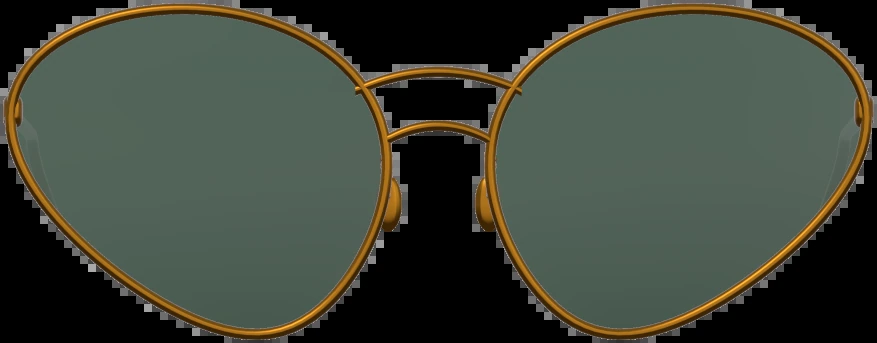
#> input picture data/catalog/cutouts/TO-AVI-01.webp, 877 x 343 px
$ python -i detect_frames.py   (imports and definitions only)
#> lines starting #> are read from the running program, lines starting #| are printed output that depends on the picture; after the words box and inside, x2 and y2 are one past the last pixel; in counts of white or black regions, pixels touching at a corner belong together
"""
Frame-shape detection with OpenCV (CPU only). Works on one decoded image at a time:
    from detect_frames import load_image, detect
    result, lens_contours = detect(load_image(jpeg_bytes))
Finds the two lenses, measures their geometry (aspect ratio, extent, ellipse fit, corner profile, taper,
left/right symmetry) and returns a shape or "unknown" when the image is not reliable enough.
"""
import argparse, json, math, sqlite3, sys, time
import cv2
import numpy as np

SIZE = 480                      # working resolution (longest side)
SHAPES = ["aviator", "wayfarer", "round", "rectangle", "square", "cat-eye", "oval", "geometric", "unknown"]


# ----------------------------------------------------------------------------- loading
# [7 lines left out: function load_image, not called in this run]


# ----------------------------------------------------------------------------- lens candidates
def _cells_from_mask(mask, H, W):
    """Closed regions that are NOT part of `mask` and do not leak to the image border."""
    free = cv2.bitwise_not(mask)
    n, lab, stats, cent = cv2.connectedComponentsWithStats(free, connectivity=4)
    out = []
    for i in range(1, n):
        x, y, w, h, a = stats[i]
        if a < 0.012 * H * W or a > 0.30 * H * W:
            continue
        if x <= 1 or y <= 1 or x + w >= W - 1 or y + h >= H - 1:
            continue                                  # leaks to border -> background
        m = (lab == i).astype(np.uint8) * 255
        cs, _ = cv2.findContours(m, cv2.RETR_EXTERNAL, cv2.CHAIN_APPROX_NONE)
        if cs:
            out.append(max(cs, key=cv2.contourArea))
    return out


def _filled_rings(mask, H, W, close_k=7):
    """Fill closed frame loops, then delete thin parts (temples, bridge, text) with an opening.
    What remains are lens-sized blobs = lens + rim outline. Internal edges seen *through* the lens no longer matter."""
    m = cv2.morphologyEx(mask, cv2.MORPH_CLOSE, cv2.getStructuringElement(cv2.MORPH_ELLIPSE, (close_k, close_k)))
    pad = cv2.copyMakeBorder(m, 1, 1, 1, 1, cv2.BORDER_CONSTANT, value=0)
    ff = pad.copy(); fm = np.zeros((H + 4, W + 4), np.uint8)
    cv2.floodFill(ff, fm, (0, 0), 255)                    # background reachable from outside
    filled = (pad | cv2.bitwise_not(ff))[1:-1, 1:-1]
    k = max(9, int(0.05 * SIZE)) | 1
    op = cv2.morphologyEx(filled, cv2.MORPH_OPEN, cv2.getStructuringElement(cv2.MORPH_ELLIPSE, (k, k)))
    n, lb, st, _ = cv2.connectedComponentsWithStats(op, connectivity=8)
    out = []
    for i in range(1, n):
        x, y, w, h, a = st[i]
        if a < 0.012 * H * W or a > 0.45 * H * W or x <= 1 or y <= 1 or x + w >= W - 1 or y + h >= H - 1:
            continue
        mm = (lb == i).astype(np.uint8) * 255
        if w > 1.7 * h:                                    # two rims fused: skip (splitting invents wedge shapes)
            continue
        cs, _ = cv2.findContours(mm, cv2.RETR_EXTERNAL, cv2.CHAIN_APPROX_NONE)
        if cs:
            out.append(max(cs, key=cv2.contourArea))
    return out


def lens_candidates(im):
    """Return candidate lens contours from several complementary masks."""
    H, W = im.shape[:2]
    lab = cv2.cvtColor(im, cv2.COLOR_BGR2LAB)
    gray = cv2.cvtColor(im, cv2.COLOR_BGR2GRAY)
    cands = []

    # (1) thin structures of any colour/polarity: difference to a heavy median background
    bg = cv2.medianBlur(cv2.GaussianBlur(im, (5, 5), 0), 41)
    bglab = cv2.cvtColor(bg, cv2.COLOR_BGR2LAB).astype(np.int16)
    d = np.abs(lab.astype(np.int16) - bglab)
    d = (d[..., 0] + 0.5 * d[..., 1] + 0.5 * d[..., 2])
    for thr in (14, 22, 32):
        mask_raw = (d > thr).astype(np.uint8) * 255
        m = cv2.morphologyEx(mask_raw, cv2.MORPH_CLOSE, cv2.getStructuringElement(cv2.MORPH_ELLIPSE, (5, 5)))
        cands += [("thin%d" % thr, c) for c in _cells_from_mask(m, H, W)]
        for ck in (3, 7):
            cands += [("ring%d" % thr, c) for c in _filled_rings(mask_raw, H, W, ck)]

    # (2) big dark blobs (solid dark lenses)
    g = cv2.GaussianBlur(gray, (5, 5), 0)
    for thr in (45, 70):
        m = (g < thr).astype(np.uint8) * 255
        m = cv2.morphologyEx(m, cv2.MORPH_OPEN, cv2.getStructuringElement(cv2.MORPH_ELLIPSE, (5, 5)))
        n, lb, st, _ = cv2.connectedComponentsWithStats(m, connectivity=8)
        for i in range(1, n):
            x, y, w, h, a = st[i]
            if a < 0.012 * H * W or x <= 1 or y <= 1 or x + w >= W - 1 or y + h >= H - 1:
                continue
            mm = (lb == i).astype(np.uint8) * 255
            cs, _ = cv2.findContours(mm, cv2.RETR_EXTERNAL, cv2.CHAIN_APPROX_NONE)
            if cs:
                cands.append(("dark%d" % thr, max(cs, key=cv2.contourArea)))
            if a > 0.06 * H * W:                      # maybe two lenses fused into one blob
                cands += [("split%d" % thr, c) for c in split_blob(mm)]
    cands = [(n, cv2.convexHull(c)) for n, c in cands]
    return cands, d


def context_ratio(d, ca, cb, H, W):
    """How big is the filled rim blob around each interior cell compared with the cell itself?
    ~1.1-1.9 for a complete lens opening, >2.1 when the cell is only a fragment of the lens.
    Returns None when there is no rim evidence at all."""
    m = (d > 22).astype(np.uint8) * 255
    m = cv2.morphologyEx(m, cv2.MORPH_CLOSE, cv2.getStructuringElement(cv2.MORPH_ELLIPSE, (5, 5)))
    pad = cv2.copyMakeBorder(m, 1, 1, 1, 1, cv2.BORDER_CONSTANT, value=0)
    ff = pad.copy(); cv2.floodFill(ff, np.zeros((H + 4, W + 4), np.uint8), (0, 0), 255)
    filled = (pad | cv2.bitwise_not(ff))[1:-1, 1:-1]
    k = max(9, int(0.05 * SIZE)) | 1
    op = cv2.morphologyEx(filled, cv2.MORPH_OPEN, cv2.getStructuringElement(cv2.MORPH_ELLIPSE, (k, k)))
    n, lb, st, _ = cv2.connectedComponentsWithStats(op, connectivity=8)
    ids, areas = [], []
    for c in (ca, cb):
        M = cv2.moments(c); x, y = int(M["m10"] / M["m00"]), int(M["m01"] / M["m00"])
        ids.append(lb[y, x]); areas.append(cv2.contourArea(c))
    if ids[0] == 0 or ids[1] == 0:
        return None
    if ids[0] == ids[1]:
        return float(st[ids[0]][4] / (areas[0] + areas[1]))
    return float(max(st[ids[0]][4] / areas[0], st[ids[1]][4] / areas[1]))


# [20 lines left out: function split_blob, not called in this run]


def solidity(c):
    a = cv2.contourArea(c); h = cv2.contourArea(cv2.convexHull(c))
    return a / h if h > 0 else 0


def clean_lens(c, H, W):
    """Remove bridge / nose-pad stubs from a lens blob (opening sized to the lens), then smooth with the hull."""
    a = cv2.contourArea(c)
    k = max(5, int(0.30 * math.sqrt(a))) | 1
    m = np.zeros((H, W), np.uint8)
    cv2.drawContours(m, [c], -1, 255, -1)
    m = cv2.morphologyEx(m, cv2.MORPH_OPEN, cv2.getStructuringElement(cv2.MORPH_ELLIPSE, (k, k)))
    cs, _ = cv2.findContours(m, cv2.RETR_EXTERNAL, cv2.CHAIN_APPROX_NONE)
    if not cs:
        return None
    c2 = max(cs, key=cv2.contourArea)
    if cv2.contourArea(c2) < 0.7 * a:                 # opening ate too much -> not a plain lens blob
        return None
    hull = cv2.convexHull(c2)
    if cv2.contourArea(c2) / cv2.contourArea(hull) < 0.955:   # still concave (pads, shadow, bridge): hull would invent corners
        return None
    return hull


def mirror_iou(ca, cb):
    """Overlay lens A on the mirror image of lens B (aligned by centroid, same scale). 1.0 = perfect mirror pair."""
    def mom(c):
        M = cv2.moments(c); return np.array([M["m10"] / M["m00"], M["m01"] / M["m00"]])
    pa, pb = mom(ca), mom(cb)
    if pa[0] > pb[0]:
        ca, cb, pa, pb = cb, ca, pb, pa
    ang = math.atan2(pb[1] - pa[1], pb[0] - pa[0])
    t = -ang
    R = np.array([[math.cos(t), -math.sin(t)], [math.sin(t), math.cos(t)]])
    A = (ca.reshape(-1, 2) - pa) @ R.T
    B = (cb.reshape(-1, 2) - pb) @ R.T
    A[:, 0] *= -1                                  # left lens mirrored -> outer side is +x for both
    sc = 60.0 / math.sqrt(max(cv2.contourArea(ca.astype(np.float32)), 1.0) / math.pi + 1e-6) / 2
    ma = np.zeros((160, 160), np.uint8); mb = np.zeros((160, 160), np.uint8)
    cv2.fillPoly(ma, [(A * sc + 80).astype(np.int32)], 1)
    cv2.fillPoly(mb, [(B * sc + 80).astype(np.int32)], 1)
    inter = np.logical_and(ma, mb).sum(); uni = np.logical_or(ma, mb).sum()
    return inter / uni if uni else 0.0


def pair_lenses(cands, H, W):
    """Pick the two contours that best look like left/right lenses. Returns (a, b, score) or None."""
    good = []
    for src, c in cands:
        a = cv2.contourArea(c)
        if a < 0.012 * H * W or solidity(c) < 0.80:
            continue
        c = clean_lens(c, H, W)
        if c is None:
            continue
        a = cv2.contourArea(c)
        (cx, cy), (rw, rh), ang = cv2.minAreaRect(c)
        if min(rw, rh) < 8 or max(rw, rh) / min(rw, rh) > 2.4:
            continue
        M = cv2.moments(c)
        good.append((src[:4], c, a, np.array([M["m10"] / M["m00"], M["m01"] / M["m00"]]), max(rw, rh)))
    pairs = []
    for i in range(len(good)):
        for j in range(i + 1, len(good)):
            sa, ca, aa, pa, la = good[i]; sb, cb, ab, pb, lb_ = good[j]
            if sa != sb and not ({sa, sb} <= {'dark', 'spli'}):
                continue                       # both lenses must come from the same kind of evidence
            ratio = min(aa, ab) / max(aa, ab)
            if ratio < 0.55:
                continue
            v = pb - pa; dist = np.linalg.norm(v)
            wmean = (la + lb_) / 2                                   # ~ lens width
            gap = dist / wmean
            if not (0.95 <= gap <= 2.0):
                continue
            tilt = abs(math.degrees(math.atan2(v[1], v[0])))
            tilt = min(tilt, 180 - tilt)
            if tilt > 40:
                continue
            iou = mirror_iou(ca, cb)
            if iou < 0.6:
                continue
            s = (0.8 if sa == 'thin' else 1.0) * iou ** 2 * ratio * (1 - 0.3 * abs(gap - 1.25)) * (1 - tilt / 120)
            s *= min(1.0, (aa + ab) / (0.10 * H * W)) ** 0.3          # mild preference for big lenses
            pairs.append((ca, cb, s, iou, sa))
    pairs.sort(key=lambda t: -t[2])
    return pairs[:14]


# ----------------------------------------------------------------------------- geometry
def _normalise(c, centre, angle_deg, mirror):
    """Rotate contour so the lens-to-lens line is horizontal; mirror so 'outer' is +x."""
    p = c.reshape(-1, 2).astype(np.float64) - centre
    t = math.radians(-angle_deg)
    R = np.array([[math.cos(t), -math.sin(t)], [math.sin(t), math.cos(t)]])
    p = p @ R.T
    if mirror:
        p[:, 0] *= -1
    return p


def _corner_profile(p, n=96, win=2):
    """Resample contour to n points; return (#corners, share of total turning in 6 sharpest corners)."""
    pts = p.astype(np.float32)
    seg = np.linalg.norm(np.diff(np.vstack([pts, pts[:1]]), axis=0), axis=1)
    cum = np.concatenate([[0], np.cumsum(seg)])
    t = np.linspace(0, cum[-1], n, endpoint=False)
    q = np.stack([np.interp(t, cum, np.append(pts[:, 0], pts[0, 0])),
                  np.interp(t, cum, np.append(pts[:, 1], pts[0, 1]))], 1)
    turn = np.zeros(n)
    for i in range(n):
        v1 = q[i] - q[i - win]; v2 = q[(i + win) % n] - q[i]
        c = np.dot(v1, v2) / (np.linalg.norm(v1) * np.linalg.norm(v2) + 1e-9)
        turn[i] = math.degrees(math.acos(np.clip(c, -1, 1)))
    peaks = [i for i in range(n) if turn[i] > 32 and turn[i] == turn[[(i + k) % n for k in range(-5, 6)]].max()]
    share = np.sort(turn)[-6:].sum() / max(turn.sum(), 1e-6)
    return len(peaks), float(share)


def _ellipse_iou(p):
    pi = p.astype(np.float32).reshape(-1, 1, 2)
    if len(pi) < 5:
        return 0.0
    (cx, cy), (MA, ma), ang = cv2.fitEllipse(pi)
    sc = 100.0 / max(MA, ma)
    off = np.array([cx, cy])
    m1 = np.zeros((220, 220), np.uint8); m2 = np.zeros((220, 220), np.uint8)
    cv2.fillPoly(m1, [((p - off) * sc + 110).astype(np.int32)], 1)
    cv2.ellipse(m2, ((110, 110), (MA * sc, ma * sc), ang), 1, -1)
    return float(np.logical_and(m1, m2).sum() / max(np.logical_or(m1, m2).sum(), 1))


def sym_reconstruct(p):
    """Keep the outer half of a lens (x > bbox centre, outer side = +x) and mirror it.
    Removes nose-pad / bridge artifacts that live on the inner side. Returns Nx2 contour."""
    x0, y0 = p.min(0); x1, y1 = p.max(0)
    sc = 180.0 / max(x1 - x0, y1 - y0)
    q = (p - [(x0 + x1) / 2, (y0 + y1) / 2]) * sc + 200
    m = np.zeros((400, 400), np.uint8)
    cv2.fillPoly(m, [q.astype(np.int32)], 1)
    outer = m.copy(); outer[:, :200] = 0
    full = outer | outer[:, ::-1]
    cs, _ = cv2.findContours(full, cv2.RETR_EXTERNAL, cv2.CHAIN_APPROX_NONE)
    c = max(cs, key=cv2.contourArea).reshape(-1, 2).astype(np.float64)
    return (c - 200) / sc


def lens_features(p):
    """p: Nx2 normalised contour (outer side = +x, y down). Scale-free features."""
    pi = p.astype(np.float32).reshape(-1, 1, 2)
    area = cv2.contourArea(pi); per = cv2.arcLength(pi, True)
    x0, y0 = p.min(0); x1, y1 = p.max(0); w, h = x1 - x0, y1 - y0
    f = dict(ar=w / h, extent=area / (w * h), circ=4 * math.pi * area / per ** 2,
             ell=_ellipse_iou(p))

    def band_w(lo, hi):
        sel = p[(p[:, 1] >= y0 + lo * h) & (p[:, 1] <= y0 + hi * h)]
        return (sel[:, 0].max() - sel[:, 0].min()) if len(sel) else 0
    f["taper"] = float(np.clip(band_w(0.0, 0.2) / max(band_w(0.8, 1.0), 1e-6), 0.4, 2.5))
    f["mid_taper"] = float(np.clip(band_w(0.15, 0.35) / max(band_w(0.65, 0.85), 1e-6), 0.4, 2.5))
    f["top_x"] = (p[p[:, 1].argmin(), 0] - x0) / w          # 0 = inner(nose) side, 1 = outer(temple) side
    f["cy"] = (p[:, 1].mean() - y0) / h                      # centroid height in bbox (0 top)
    f["n_corners"], f["corner_share"] = _corner_profile(p)
    # left/right balance of a single lens (a nose-pad wedge on the inner side breaks it)
    cxm = (x0 + x1) / 2
    sc = 100.0 / max(w, h)
    m1 = np.zeros((140, 140), np.uint8); m2 = np.zeros((140, 140), np.uint8)
    q = (p - [cxm, (y0 + y1) / 2]) * sc + 70
    q2 = q.copy(); q2[:, 0] = 140 - q2[:, 0]
    cv2.fillPoly(m1, [q.astype(np.int32)], 1); cv2.fillPoly(m2, [q2.astype(np.int32)], 1)
    f["self_sym"] = float(np.logical_and(m1, m2).sum() / max(np.logical_or(m1, m2).sum(), 1))
    return f


def measure(ca, cb):
    Ma, Mb = cv2.moments(ca), cv2.moments(cb)
    pa = np.array([Ma["m10"] / Ma["m00"], Ma["m01"] / Ma["m00"]])
    pb = np.array([Mb["m10"] / Mb["m00"], Mb["m01"] / Mb["m00"]])
    if pa[0] > pb[0]:
        ca, cb, pa, pb = cb, ca, pb, pa                   # ca = left lens, cb = right lens
    angle = math.degrees(math.atan2(*(pb - pa)[::-1]))
    centre = (pa + pb) / 2
    pa_n = _normalise(ca, centre, angle, mirror=True)     # left lens: outer = -x -> mirror
    pb_n = _normalise(cb, centre, angle, mirror=False)
    fa, fb = lens_features(pa_n), lens_features(pb_n)
    sa_, sb_ = lens_features(sym_reconstruct(pa_n)), lens_features(sym_reconstruct(pb_n))
    feats = {k: (fa[k] + fb[k]) / 2 for k in fa}
    feats.update({"s_" + k: (sa_[k] + sb_[k]) / 2 for k in sa_})
    feats["asym"] = abs(fa["ar"] - fb["ar"]) / max(fa["ar"], fb["ar"])
    aa, ab = cv2.contourArea(ca), cv2.contourArea(cb)
    feats["area_ratio"] = min(aa, ab) / max(aa, ab)
    return feats, ca, cb


# ----------------------------------------------------------------------------- classification
def classify(f, pair_score):
    """Rule-based on lens geometry. Symmetric shapes use the outer-half reconstruction (immune to nose-pad
    artifacts); cat-eye / aviator use the raw outline. Returns (shape, confidence, per-shape scores)."""
    ar, ext, circ = f["s_ar"], f["s_extent"], f["s_circ"]
    ell, nc, tp = f["s_ell"], f["s_n_corners"], f["s_mid_taper"]
    s = {k: 0.0 for k in SHAPES[:-1]}
    smooth = ell >= 0.93 and nc <= 2

    if smooth:                                              # elliptical outline
        s["round"] = max(0.0, 1 - abs(ar - 1.0) / 0.18)
        s["oval"] = min(max((ar - 1.12) / 0.15, 0.0), 1.0) * (ar <= 2.2)
    if ext >= 0.84 and tp < 1.10 and ell < 0.94:            # fills its bounding box: boxy outline
        s["square"] = max(0.0, 1 - abs(ar - 1.0) / 0.25)
        s["rectangle"] = min(max((ar - 1.18) / 0.2, 0.0), 1.0) * (ar <= 2.8)
    if tp >= 1.10 and ext >= 0.80 and ar <= 2.0 and ell < 0.94:   # boxy, wider on top: wayfarer-like
        s["wayfarer"] = 0.85 * min((tp - 1.06) / 0.15, 1.0)
    if ell < 0.92 and ext < 0.84 and not smooth and 0.9 <= ar <= 1.7 and 0.85 <= tp <= 1.35:   # angular, balanced
        s["geometric"] = 0.65 * min((0.93 - ell) / 0.04, 1.0)
    # raw-outline classes
    if (f["tp_raw"] if "tp_raw" in f else f["mid_taper"]) >= 1.22 and f["extent"] < 0.80 and f["ell"] >= 0.92 \
            and f["n_corners"] <= 1 and f["circ"] >= 0.92 and 1.0 <= f["ar"] <= 1.6 and f["self_sym"] >= 0.88:
        s["aviator"] = 0.85 * min((f["mid_taper"] - 1.15) / 0.2, 1.0)
    if f["top_x"] >= 0.70 and f["cy"] < 0.48 and f["extent"] < 0.84 and f["mid_taper"] >= 1.05 and f["ar"] >= 1.15 \
            and f["self_sym"] < 0.93:
        s["cat-eye"] = 0.9 * min((f["top_x"] - 0.64) / 0.2, 1.0) * min((0.50 - f["cy"]) / 0.05, 1.0)
        s["geometric"] = 0.0

    shape = max(s, key=s.get); top = s[shape]
    second = sorted(s.values())[-2]
    margin = top - second
    quality = min(f["sym"] / 0.95, 1.0) * min(pair_score / 0.7, 1.0)
    conf = min(0.75, top * (0.55 + 0.45 * min(margin / 0.4, 1.0)) * (0.5 + 0.5 * quality))
    if f["asym"] > 0.20 or f["sym"] < 0.85 or f["area_ratio"] < 0.80 or top < 0.4 or conf < 0.40:
        return "unknown", round(float(min(conf, 0.39)), 2), s     # not a clean front view / unreliable -> refuse
    return shape, round(float(conf), 2), s


def detect(im):
    """Full pipeline on one decoded image -> (result dict, (left_lens, right_lens) or None).
    Preference: a complete lens OPENING (dark lens blob, or interior cell that passes the fragment check),
    because that is what defines the frame shape; otherwise the filled rim outline."""
    H, W = im.shape[:2]
    cands, d = lens_candidates(im)
    pairs = pair_lenses(cands, H, W)
    if not pairs:
        return dict(frame_shape="unknown", confidence=0.0, reason="no lens pair found"), None
    chosen, ctx, frag = None, None, False
    for p in pairs:                                           # best opening first
        if p[4] in ("dark", "spli"):
            chosen = p; break
        if p[4] == "thin":
            r = context_ratio(d, p[0], p[1], H, W)
            if r is None or r <= 2.1:
                chosen, ctx = p, r; break
            frag = True
    if chosen is None:
        rings = [p for p in pairs if p[4] == "ring"]
        if not rings:
            return dict(frame_shape="unknown", confidence=0.0,
                        reason="only lens fragments found" if frag else "no usable lens pair"), None
        chosen = rings[0]
    feats, ca, cb = measure(chosen[0], chosen[1])
    feats["sym"] = chosen[3]
    shape, conf, scores = classify(feats, chosen[2])
    if chosen[4] == "thin" and ctx is None:
        conf = min(conf, 0.55)                                # no rim evidence -> never highly confident
    if chosen[4] == "ring":
        conf = min(conf, 0.70)                                # rim outline includes bridge/endpieces
        if shape in ("geometric", "aviator", "cat-eye"):      # these labels are produced by rim artifacts -> refuse
            shape, conf = "unknown", min(conf, 0.39)
    return dict(frame_shape=shape, confidence=conf, pair_score=round(float(chosen[2]), 3), source=chosen[4],
                features={k: round(float(v), 3) for k, v in feats.items()},
                scores={k: round(float(v), 2) for k, v in scores.items()}), (ca, cb)

>>> import cv2
>>> picture = cv2.imread('../data/catalog/cutouts/TO-AVI-01.webp')
#> picture is the input picture: shape (343, 877, 3); mean B, G, R 57.3, 68.7, 62.7
>>> result = detect(picture)
#> in lens_candidates, `bg = cv2.medianBlur(cv2.GaussianBlur(im, (5, 5), 0), 41)`:
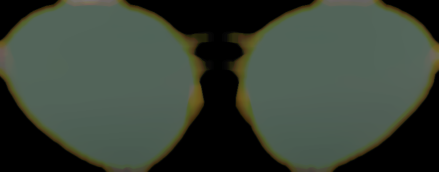
#> bg: shape (343, 877, 3) (shown at 1/2 size); mean B, G, R 56.8, 67.7, 57.6
#> in lens_candidates, `bglab = cv2.cvtColor(bg, cv2.COLOR_BGR2LAB).astype(np.int16)`:
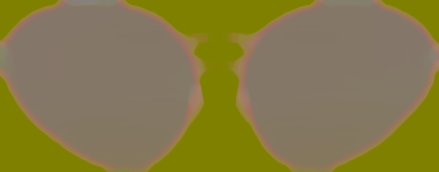
#> bglab: shape (343, 877, 3) int16 (shown at 1/2 size); mean B, G, R 70.5, 122.1, 133
#> in lens_candidates, `d = (d[..., 0] + 0.5 * d[..., 1] + 0.5 * d[..., 2])`:
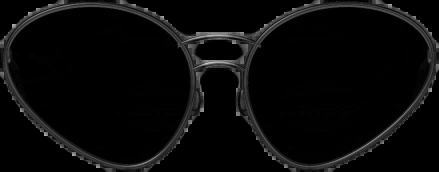
#> d: shape (343, 877) float64 (shown at 1/2 size); min 0, max 216.5, mean 9.5
#> the loop in lens_candidates, `for thr in (14, 22, 32):` made 3 passes
#> pass 1, in lens_candidates, `mask_raw = (d > thr).astype(np.uint8) * 255`:
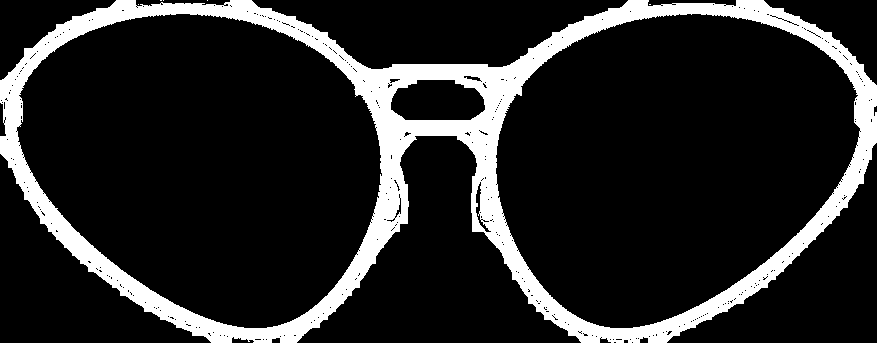
#> mask_raw: shape (343, 877); 15.2% white; 6 white regions (5 under 20 px), largest, box (x1, y1, x2, y2) and area: (0, 0, 877, 343) 45611
#> pass 1, in _cells_from_mask, `n, lab, stats, cent = cv2.connectedComponentsWithStats(free, connectiv..`:
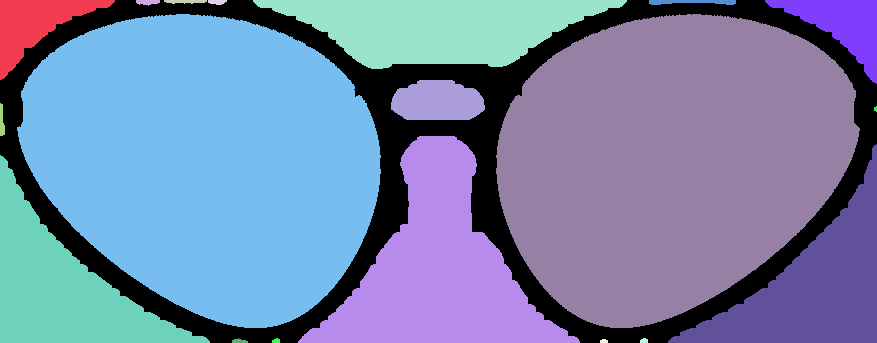
#> lab: shape (343, 877) int32; 20 distinct labels, from 0 to 19; one colour per label, 0 black
#> after the loop in lens_candidates, `for thr in (14, 22, 32):`:
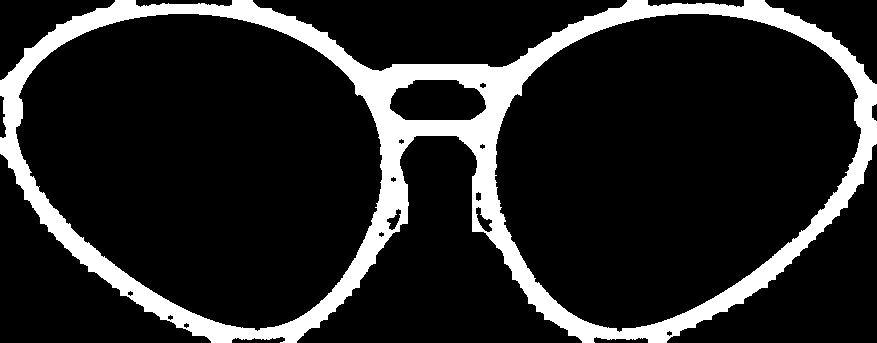
#> m: shape (343, 877); 14.6% white; 1 white region, box (x1, y1, x2, y2) and area: (0, 0, 877, 343) 43934
#> after the loop in lens_candidates, `for thr in (14, 22, 32):`:
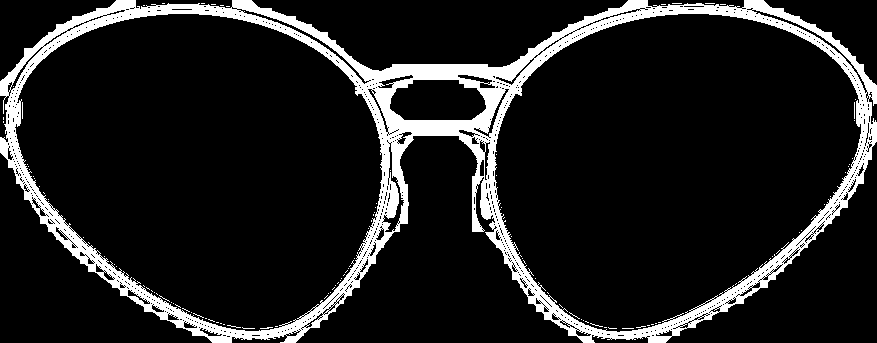
#> mask_raw: shape (343, 877); 12.3% white; 107 white regions (106 under 20 px), largest, box (x1, y1, x2, y2) and area: (0, 0, 877, 343) 36539
#> the loop in lens_candidates, `for thr in (45, 70):` made 2 passes
#> n on passes 1 to 2: 8, 21
#> (the rest of the program and of its run is left out)
